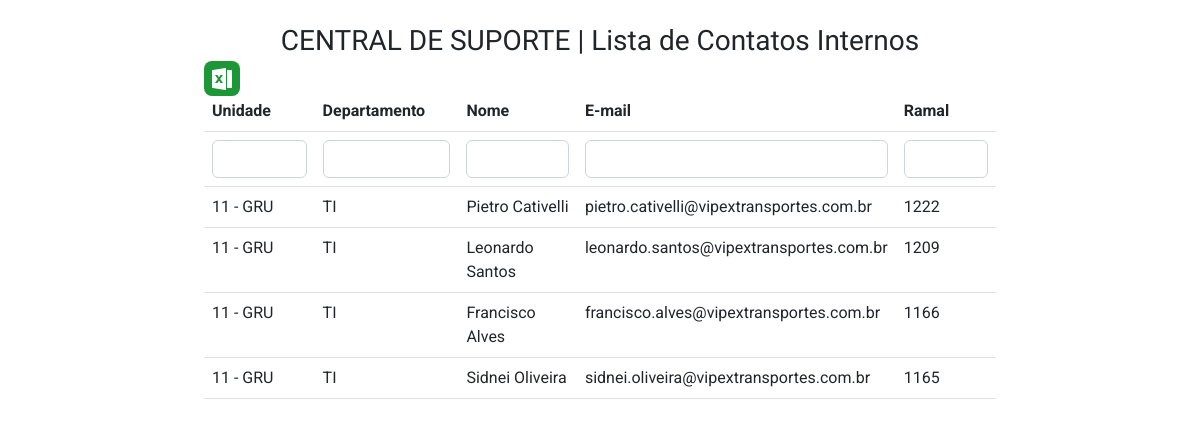
The page / on the database its author committed.
### tables this page shows
CREATE TABLE `colaboradores` (
  `id` int(11) NOT NULL,
  `fullname` varchar(150) NOT NULL,
  `department` varchar(20) NOT NULL,
  `email` varchar(100) NOT NULL,
  `phone` int(15) NOT NULL,
  `company` varchar(10) NOT NULL,
  `birth` date NOT NULL
);

### index.php (the view, shortened to what this page needs)
<?php
    include_once 'admin/php_action/db_connect.php';
    include_once __DIR__.'/includes/header.php';
?>
    <div class="row no-gutters mt-4">
        <div class="col-12 col-md-8 offset-md-2">
            <h3 class="text-center">CENTRAL DE SUPORTE | Lista de Contatos Internos</h3>
            <a class="btn-excel" href="includes/colab-excel.php"><img src="assets/images/icon-excel.svg" alt="Baixar catálogo de endereços atualizado"></a>
            <table id="ramalList" class="table">
                <thead class="thead-dark">
                    <tr>
                        <th>Unidade</th>
                        <th>Departamento</th>
                        <th>Nome</th>
                        <th>E-mail</th>
                        <th>Ramal</th>
                    </tr>
                    <tr>
                        <th><input class="form-control" id="srcCompany" type="text"></th>
                        <th><input class="form-control" id="srcDepartment" type="text"></th>
                        <th><input class="form-control" id="srcName" type="text"></th>
                        <th><input class="form-control" id="srcEmail" type="text"></th>
                        <th><input class="form-control" id="srcRamal" type="text"></th>
                    </tr>
                </thead>
                <tbody>
                    <?php
                        $sql = "SELECT * FROM colaboradores";
                        $resultado = mysqli_query($connect, $sql);
                        if(mysqli_num_rows($resultado) > 0):
                        while($dados = mysqli_fetch_array($resultado)):
                    ?>
                    <tr>
                        <td><?php echo $dados['company']; ?></td>
                        <td><?php echo $dados['department']; ?></td>
                        <td><?php echo $dados['fullname']; ?></td>
                        <td><?php echo $dados['email']; ?></td>
                        <td><?php echo $dados['phone']; ?></td>
                    </tr>
                    <?php
                        endwhile;
                    else : ?>
                        <tr>
                            <td colspan="8" class="text-center">Não existem dados para serem exibidos!</td>
                        </tr>
                    <?php
                        endif;
                    ?>
                </tbody>
            </table>
        </div>
    </div>
<?php
    include_once __DIR__.'/includes/footer.php';
?>

### includes/header.php (shortened to what this page needs)
<!DOCTYPE html>
<html lang="pt-br">
<head>
    <link rel="stylesheet" href="assets/css/style.css">
    <link href="https://cdn.jsdelivr.net/npm/bootstrap@5.2.2/dist/css/bootstrap.min.css" rel="stylesheet">
</head>
<body>

### includes/footer.php (shortened to what this page needs)
</body>
</html>

### assets/css/style.css (style rules this page uses)
h1, h2, h3, h4, h5, h6 { font-family: 'Ubuntu', sans-serif; }
p, li, span, a, th, td { font-family: 'Roboto', sans-serif; }
* { padding: 0; margin: 0; }
.btn-excel { background-color: #1d9637; padding: 8px 6px; border-radius: 8px; width: 75px; height: 75px; }
input, select, textarea { background-color: #EBEEF3; border-radius: 16px; }

### rows shown on the page
colaboradores: company "11 - GRU", department "TI", fullname "Pietro Cativelli", email "pietro.cativelli@vipextransportes.com.br", phone "1222"
colaboradores: company "11 - GRU", department "TI", fullname "Leonardo Santos", email "leonardo.santos@vipextransportes.com.br", phone "1209"
colaboradores: company "11 - GRU", department "TI", fullname "Francisco Alves", email "francisco.alves@vipextransportes.com.br", phone "1166"
colaboradores: company "11 - GRU", department "TI", fullname "Sidnei Oliveira", email "sidnei.oliveira@vipextransportes.com.br", phone "1165"
